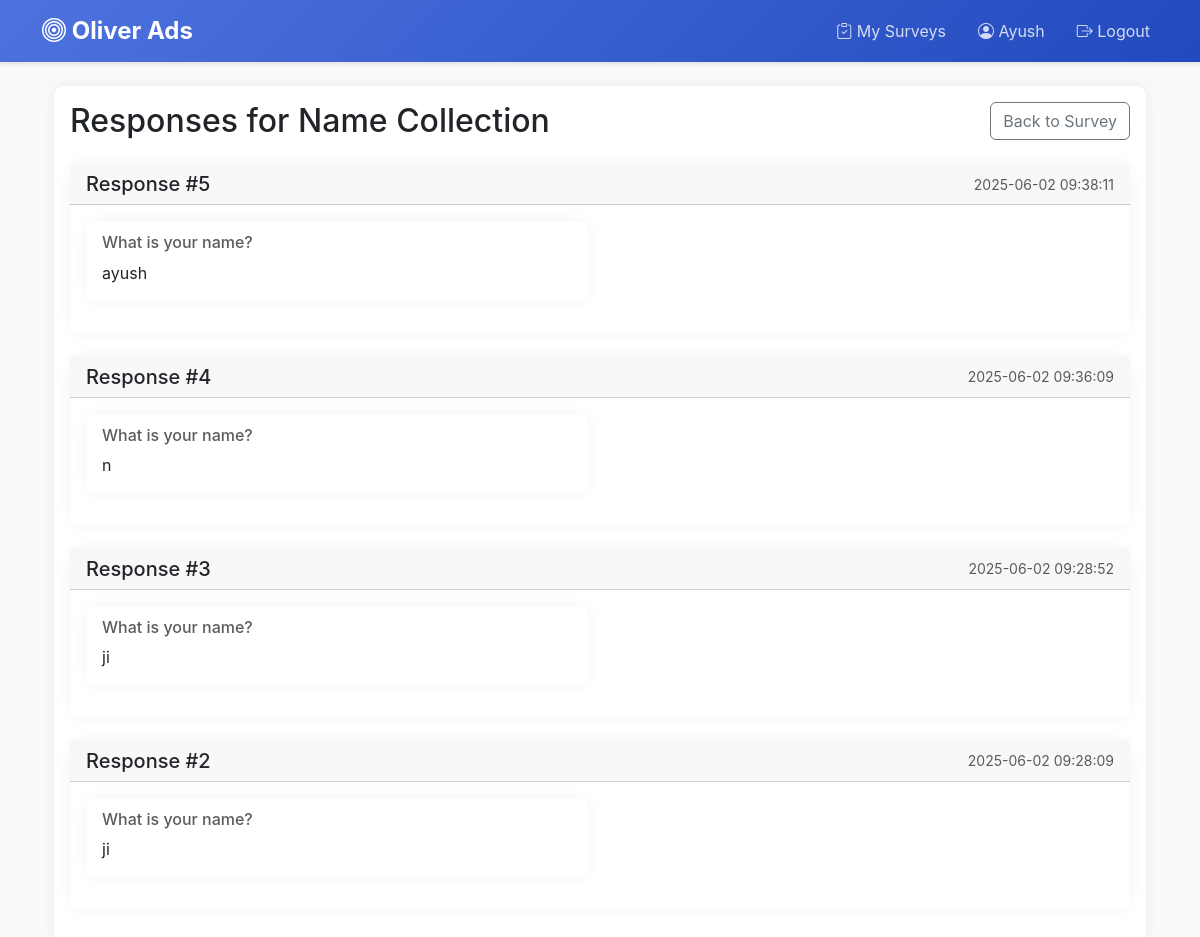
The page /surveys/3/responses (signed in) on the database its author committed.
### models.py (models this page shows, shortened)
class User(UserMixin, db.Model):
    id = db.Column(db.Integer, primary_key=True)
    username = db.Column(db.String(80), unique=True, nullable=False)
    password_hash = db.Column(db.String(128))
    is_admin = db.Column(db.Boolean, default=False)
    created_at = db.Column(db.DateTime, default=datetime.utcnow)

class Survey(db.Model):
    id = db.Column(db.Integer, primary_key=True)
    title = db.Column(db.String(200), nullable=False)
    description = db.Column(db.Text)
    creator_id = db.Column(db.Integer, db.ForeignKey('user.id'), nullable=False)
    created_at = db.Column(db.DateTime, default=datetime.utcnow)
    is_active = db.Column(db.Boolean, default=True)
    creator = db.relationship('User', backref=db.backref('surveys', lazy=True))
    questions = db.relationship('Question', backref='survey', lazy=True, cascade='all, delete-orphan')
    responses = db.relationship('SurveyResponse', backref='survey', lazy=True, cascade='all, delete-orphan')
    postback_configs = db.relationship('PostbackConfig', backref='survey', lazy=True, cascade='all, delete-orphan')

class SurveyResponse(db.Model):
    id = db.Column(db.Integer, primary_key=True)
    survey_id = db.Column(db.Integer, db.ForeignKey('survey.id'), nullable=False)
    respondent_id = db.Column(db.Integer, db.ForeignKey('user.id'), nullable=True)
    created_at = db.Column(db.DateTime, default=datetime.utcnow)
    respondent = db.relationship('User', backref=db.backref('responses', lazy=True))
    answers = db.relationship('Answer', backref='response', lazy=True, cascade='all, delete-orphan')

class Answer(db.Model):
    id = db.Column(db.Integer, primary_key=True)
    response_id = db.Column(db.Integer, db.ForeignKey('survey_response.id'), nullable=False)
    question_id = db.Column(db.Integer, db.ForeignKey('question.id'), nullable=False)
    answer_text = db.Column(db.Text, nullable=False)
    created_at = db.Column(db.DateTime, default=datetime.utcnow)

class Question(db.Model):
    id = db.Column(db.Integer, primary_key=True)
    survey_id = db.Column(db.Integer, db.ForeignKey('survey.id'), nullable=False)
    question_text = db.Column(db.Text, nullable=False)
    question_type = db.Column(db.String(20), nullable=False)  # text, multiple_choice, checkbox
    options = db.Column(db.Text)  # JSON string for multiple choice and checkbox options
    is_required = db.Column(db.Boolean, default=False)
    order = db.Column(db.Integer, default=0)
    answers = db.relationship('Answer', backref='question', lazy=True, cascade='all, delete-orphan')

### app.py (the view)
@app.route('/surveys/<int:survey_id>/responses')
@login_required
def view_responses(survey_id):
    survey = Survey.query.get_or_404(survey_id)
    if survey.creator_id != current_user.id and not current_user.is_admin:
        flash('You do not have permission to view these responses')
        return redirect(url_for('surveys'))
    return render_template('survey_responses.html', survey=survey)

### app.py (called while the page is built)
@login_manager.user_loader
def load_user(user_id):
    return User.query.get(int(user_id))

### templates/survey_responses.html (shortened to what this page needs)
{% extends "base.html" %}
{% block content %}
<div class="container mt-4">
    <div class="row">
        <div class="col-12">
            <div class="card">
                <div class="card-body">
                    <div class="d-flex justify-content-between align-items-center mb-4">
                        <h2 class="card-title mb-0">Responses for {{ survey.title }}</h2>
                        <a href="{{ url_for('view_survey', survey_id=survey.id) }}" class="btn btn-outline-secondary">
                             Back to Survey
                        </a>
                    </div>
                    {% if survey.responses %}
                        {% for response in survey.responses|sort(attribute='created_at', reverse=true) %}
                            <div class="card mb-4">
                                <div class="card-header">
                                    <div class="d-flex justify-content-between align-items-center">
                                        <h5 class="mb-0">Response #{{ response.id }}</h5>
                                        <small class="text-muted">{{ response.created_at.strftime('%Y-%m-%d %H:%M:%S') }}</small>
                                    </div>
                                </div>
                                <div class="card-body">
                                    <div class="row">
                                        {% for answer in response.answers %}
                                            <div class="col-md-6 mb-3">
                                                <div class="card h-100">
                                                    <div class="card-body">
                                                        <h6 class="card-subtitle mb-2 text-muted">{{ answer.question.question_text }}</h6>
                                                        <p class="card-text">
                                                            {% if answer.question.question_type == 'checkbox' %}
                                                                {% set answer_list = answer.answer_text|from_json %}
                                                                {% for option in answer_list %}
                                                                    <span class="badge bg-primary me-1">{{ option }}</span>
                                                                {% endfor %}
                                                            {% else %}
                                                                {{ answer.answer_text }}
                                                            {% endif %}
                                                        </p>
                                                    </div>
                                                </div>
                                            </div>
                                        {% endfor %}
                                    </div>
                                </div>
                            </div>
                        {% endfor %}
                    {% else %}
                        <div class="alert alert-info">
                            <i class="fas fa-info-circle"></i> No responses have been submitted yet.
                        </div>
                    {% endif %}
                </div>
            </div>
        </div>
    </div>
</div>
{% endblock %}

### templates/base.html (shortened to what this page needs)
<!DOCTYPE html>
<html lang="en">
<head>
    <link href="https://cdn.jsdelivr.net/npm/bootstrap@5.3.0/dist/css/bootstrap.min.css" rel="stylesheet">
    <link rel="stylesheet" href="https://cdn.jsdelivr.net/npm/bootstrap-icons@1.11.0/font/bootstrap-icons.css">
</head>
<body>
    <nav class="navbar navbar-expand-lg navbar-dark">
        <div class="container">
            <a class="navbar-brand" href="{{ url_for('index') }}">
                <i class="bi bi-bullseye"></i> Oliver Ads
            </a>
            {% if current_user.is_authenticated %}
            <div class="navbar-nav ms-auto">
                <a class="nav-link me-3" href="{{ url_for('surveys') }}">
                    <i class="bi bi-clipboard-check"></i> My Surveys
                </a>
                <span class="nav-link me-3">
                    <i class="bi bi-person-circle"></i> {{ current_user.username }}
                </span>
                <a class="nav-link" href="{{ url_for('logout') }}">
                    <i class="bi bi-box-arrow-right"></i> Logout
                </a>
            </div>
            {% endif %}
        </div>
    </nav>
    <div class="container">
        {% block content %}{% endblock %}
    </div>
</body>
</html>

### templates/base.html (style rules this page uses)
:root { --primary-color: #4e73df; --secondary-color: #1cc88a; --dark-color: #5a5c69; }
body { background-color: #f8f9fa; font-family: 'Nunito', -apple-system, BlinkMacSystemFont, "Segoe UI", Roboto, "Helvetica Neue", Arial, sans-serif; }
.navbar { background: linear-gradient(135deg, var(--primary-color), #224abe) !important; box-shadow: 0 2px 4px rgba(0,0,0,0.1); }
.navbar-brand { font-weight: 700; font-size: 1.5rem; }
.card { border: none; border-radius: 10px; box-shadow: 0 0 15px rgba(0,0,0,0.05); transition: transform 0.2s; }
.nav-link { color: rgba(255,255,255,0.8) !important; transition: color 0.2s; }

### rows shown on the page
User: username "Ayush"
Survey: title "Name Collection"
SurveyResponse: id "5", created_at "2025-06-02 09:38:11"
Answer: question.question_text "What is your name?", answer_text "ayush"
SurveyResponse: id "4", created_at "2025-06-02 09:36:09"
Answer: question.question_text "What is your name?", answer_text "n"
SurveyResponse: id "3", created_at "2025-06-02 09:28:52"
Answer: question.question_text "What is your name?", answer_text "ji"
SurveyResponse: id "2", created_at "2025-06-02 09:28:09"
Answer: question.question_text "What is your name?", answer_text "ji"
